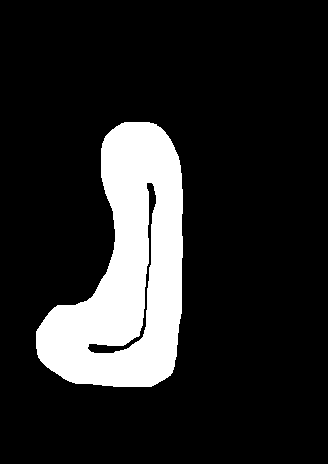
#> input picture src/F110_ROS_Simulator/maps/test_2/test_2.png, 328 x 464 px, found by its file name
$ python 01_extract_centerline_from_map.py
#> lines starting #> are read from the running program, lines starting #| are printed output that depends on the picture; after the words box and inside, x2 and y2 are one past the last pixel; in counts of white or black regions, pixels touching at a corner belong together
import cv2
import numpy as np
import csv
from skimage.morphology import skeletonize

print("Loading map...")

map_path = "/home/sanjeev/f110_ws/src/F110_ROS_Simulator/maps/test_2/test_2.png"

img = cv2.imread(map_path, cv2.IMREAD_GRAYSCALE)
#> img: shape (464, 328); 15.2% white; 1 white region, box (x1, y1, x2, y2) and area: (36, 122, 183, 387) 23196

if img is None:
    print("ERROR: Map not found")
    exit()

# Track area extraction
binary = img < 200

print("Extracting centerline using skeletonization...")

skeleton = skeletonize(binary)
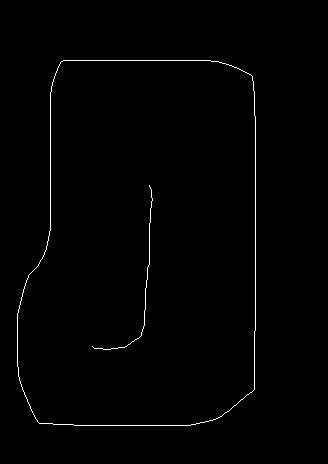
#> skeleton: shape (464, 328) bool; 0.84% white in thin lines or dots, all inside (x1, y1, x2, y2) = (17, 60, 256, 426)

ys, xs = np.where(skeleton)
#> ys = 1281 values from 60 to 425; xs = 1281 values, max 255 at index 286, min 17 at index 807, mean 142.7

points = np.vstack((xs, ys)).T
#> points = 1281 pairs, first value 17 to 255, second value 60 to 425

print("Centerline points:", len(points))
#| Centerline points: 1281

with open("centerline_raw.csv","w") as f:
    writer = csv.writer(f)
    writer.writerow(["x","y"])
    writer.writerows(points)

print("centerline_raw.csv generated")
